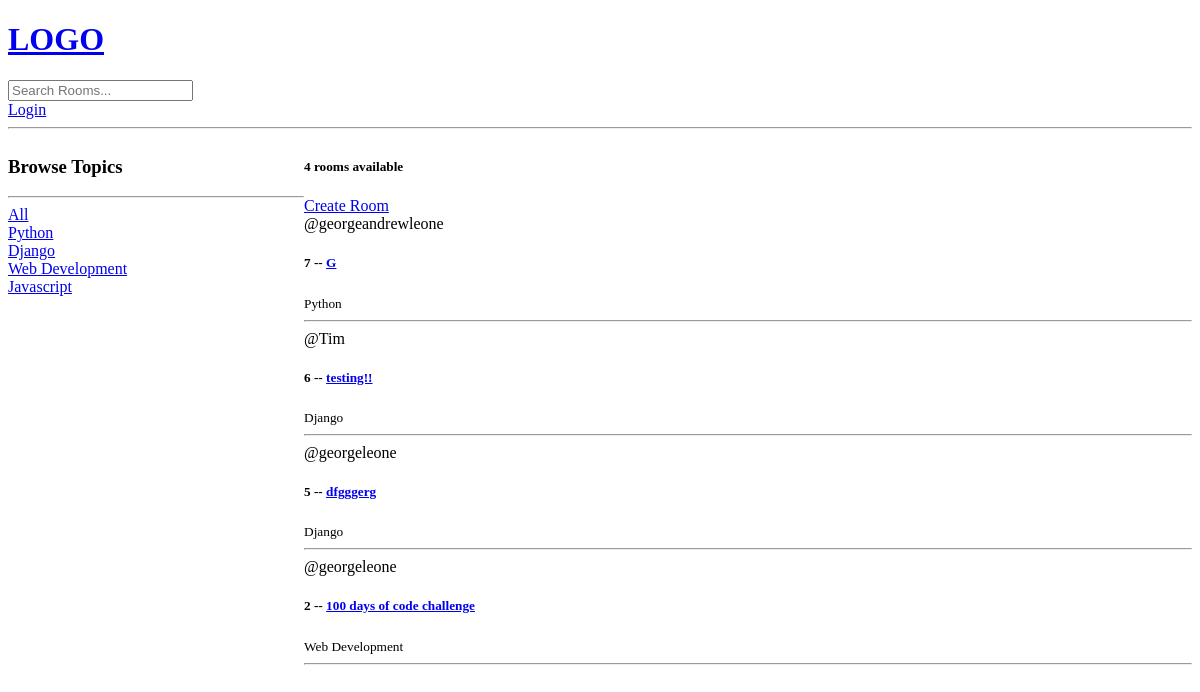
The app's page /, older data.
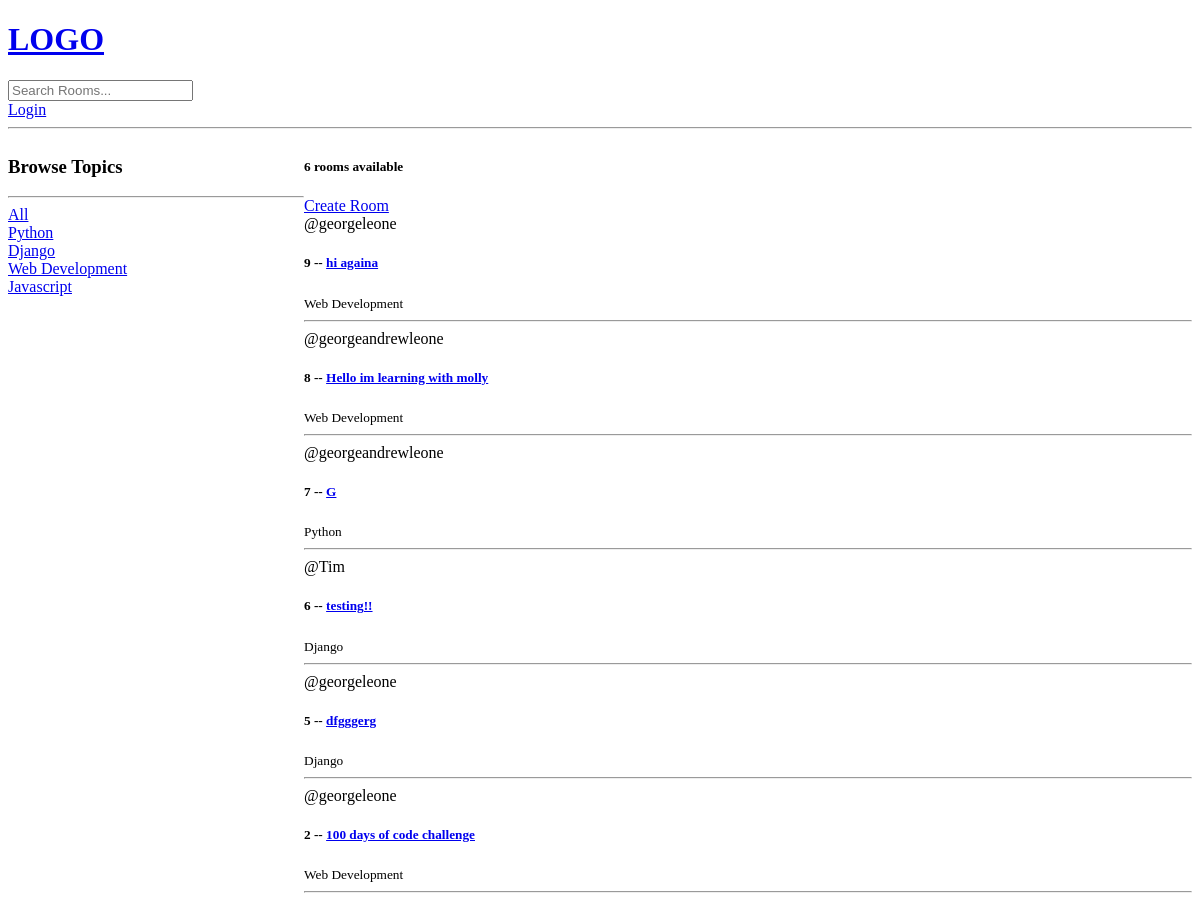
The same page, newer data.
### base/models.py (models this page shows, shortened)
class Topic(models.Model):
    name = models.CharField(max_length=200)
    def __str__(self):
        return self.name

class Room(models.Model):
    host = models.ForeignKey(User, on_delete=models.SET_NULL, null=True)
    topic = models.ForeignKey(Topic, on_delete=models.SET_NULL, null=True)
    name = models.CharField(max_length=200) #max length is required for charfield
    description = models.TextField(null=True, blank=True) #setting null to true means that it can be blank
    updated = models.DateTimeField(auto_now=True) #every time that the save method is called were taking a time stamps
    created = models.DateTimeField(auto_now_add=True) #auto now add only takes a timestamp when we first save or create this instance
    class Meta:
        ordering = ['-updated', '-created']

### base/views.py (the view)
# urls.py: path('', views.home, name="home"),
def home(request):
    q = request.GET.get('q') if request.GET.get('q') != None else '' #this is an inline if check that ssets query parameter q
    rooms = Room.objects.filter(
        Q(topic__name__icontains=q) | #checking the query here to make sure that q has EITHEr of these qualities
        Q(name__icontains=q) |
        Q(description__icontains=q)
    ) #in other words, does the topic, name, or description contain the value of the search?
    topics = Topic.objects.all()
    room_count = rooms.count()
    context = {'rooms': rooms, 'topics':topics}
    return render(request, 'base/home.html', context)

### base/templates/base/home.html (shortened to what this page needs)
{% extends 'main.html' %}
{% block content %}
<div class="home-container">
    <div>
        <h3>Browse Topics</h3>
        <hr>
        <div>
            <a href="{% url 'home' %}"> All </a>
        </div>
        {% for topic in topics %}
        <div>
            <a href="{% url 'home' %}?q={{topic.name}}">{{topic.name}}</a>
        </div>
        {% endfor %}
    </div>
    <div>
        <h5>{{rooms.count}} rooms available </h5>
        <a href="{% url 'create-room' %}">Create Room</a>
        <div>
            {% for room in rooms %}
                <div>
                    <span>@{{room.host.username}}</span>
                    <h5>{{room.id}} -- <a href="{% url 'room' room.id%}">{{room.name}}</a></h5>
                    <small>{{room.topic}}</small>
                    <hr>
                </div>
            {% endfor %}
        </div>
    </div>
</div>
{% endblock content %}

Row changes from the older to the newer data that the page shows:
added Room: host.username "georgeleone", id "9", name "hi againa", topic "Web Development"
added Room: host.username "georgeandrewleone", id "8", name "Hello im learning with molly", topic "Web Development"
Text that changed along with them:
{{ rooms.count }}: "4" → "6"
